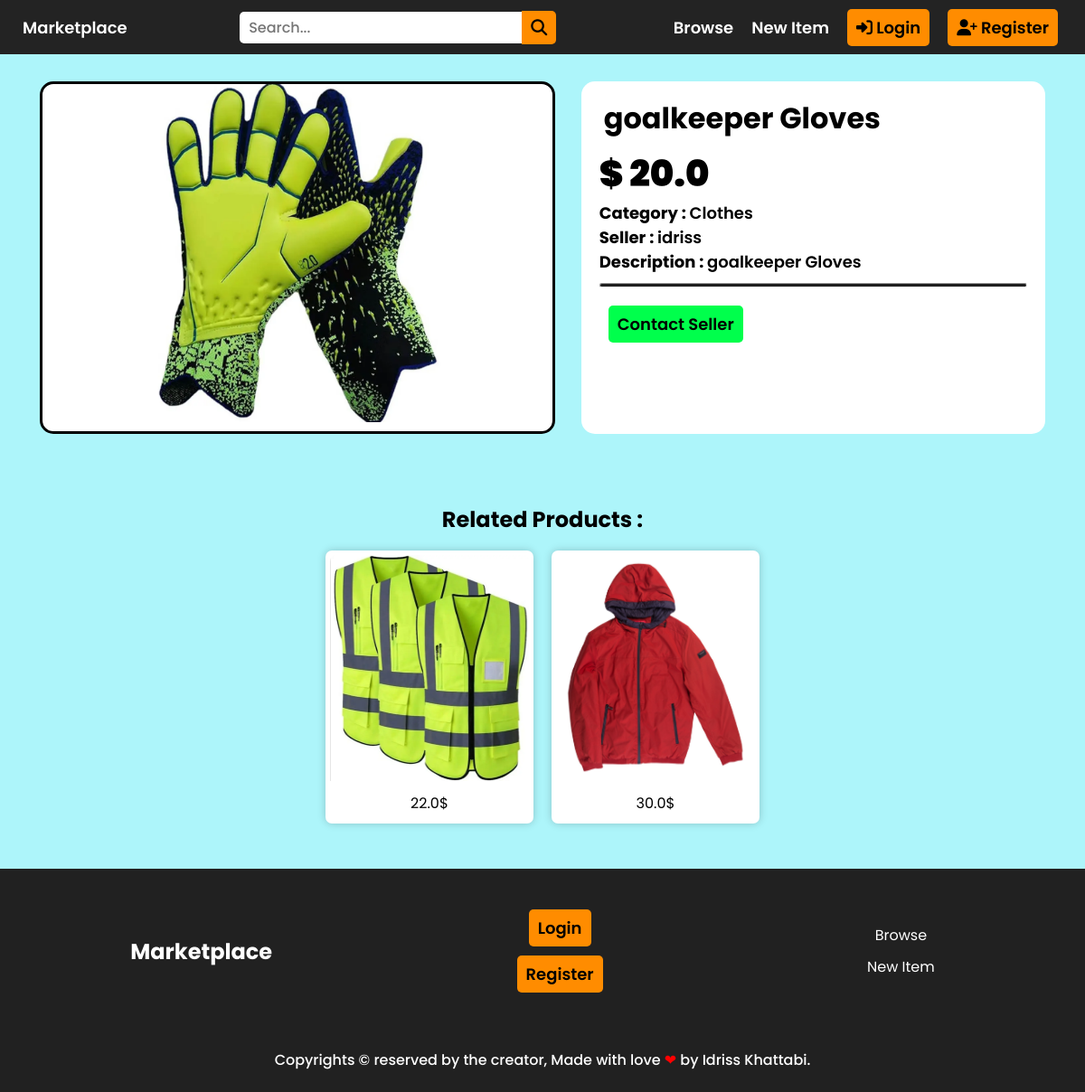
/item/2/, run on the app's committed database.
### Item/models.py (models this page shows, shortened)
class Item(models.Model):
    category = models.ForeignKey(Category, related_name='items', on_delete=models.CASCADE)
    name = models.CharField(max_length=255)
    description = models.TextField(blank=True, null=True)
    price = models.FloatField()
    image = models.ImageField(upload_to='item_images', blank=True, null=True)
    is_sold = models.BooleanField(default=False)
    created_by = models.ForeignKey(User, related_name='items', on_delete=models.CASCADE)
    created_at = models.DateTimeField(auto_now_add=True)
    class Meta:
        ordering = ('-created_at',)

class Category(models.Model):
    name = models.CharField(max_length=255)
    class Meta:
        ordering = ('name',)
        verbose_name_plural = 'Categories'

### Item/views.py (the view)
# urls.py: path('<int:pk>/', views.detail, name='detail'),
def detail(request, pk):
    item = get_object_or_404(Item, pk=pk)
    related_items = Item.objects.filter(category=item.category, is_sold=False).exclude(pk=pk)[0:3]
    context = {
        'product': item,
        'related_items': related_items
    }
    return render(request, 'item/detail.html', context)

### templates/item/detail.html (shortened to what this page needs)
{% extends 'base.html' %}
{% load static %}
{% block links %}
    <link rel="stylesheet" href="{% static 'css/item-detail.css' %}">
    <link rel="stylesheet" href="{% static 'css/product.css' %}">
    <link rel="stylesheet" href="{% static 'css/form.css' %}">
{% endblock links %}
{% block content %}
{% include 'header.html' %}
<main class="flex-ctr-clm">
    <div class="container">
        <div class="item-detail flex-sp-ard">
            <div class="item-img-container flex-ctr-clm">
                <div class="main-img flex-center">
                    <img src="{{ product.image.url }}" alt="product img" id="main-image">
                </div>
            </div>
            <div class="item-info flex-ctr-clm">
                <h1>{{ product.name }}</h1>
                <p class="price"> $ {{ product.price }} </p>
                <p> <strong> Category : </strong> {{ product.category.name }}</p>
                <p> <strong> Seller : </strong> {{ product.created_by }}</p>
                {% if product.description %}
                <p> <strong> Description : </strong>  {{ product.description }}</p>
                {% endif %}
                <hr style="height: 5px; border-radius: 5px; width: 100%; background-color: #1f1f1f; margin: 10px 0;">
                {% if request.user == product.created_by %}
                <div class="user-option">
                    <a href="{% url 'item:edit' product.id %}">
                        <button class="btn" style="background-color: rgb(0, 255, 76);">Edit</button>
                    </a>
                    <a href="{% url 'item:delete' product.id %}">
                        <button class="btn" style="background-color: red;">Delete</button>
                    </a>
                </div>
                {% else %}
                <div class="user-option">
                        <a href="{% url 'conversation:new' product.id %}"><button class="btn buy_now" style="background-color: rgb(0, 255, 76);">Contact Seller</button></a>
                </div>
                {% endif %}
            </div>
        </div>
        <div class="flex-clm-str related-items-container">
            <h2>Related Products : </h2>
            <div class="flex-ctr-wr products">
                {% for product in related_items %}
                   <div class="flex-ctr-clm product-container">
                        <a href="{% url 'item:detail' product.id %}" class="flex-ctr-clm product">
                            <div class="product-img-container">
                                <img src="{{ product.image.url }}" alt="{{ product.product_name }} image" class="product-img">
                            </div>
                            <div class="flex-ctr-clm product-info">
                                <p>{{ product.price }}$</p>
                            </div>
                        </a>
                   </div>
                {% endfor %}
            </div>
        </div>
    </div>
{% include 'footer.html' %}
{% endblock content %}

### static/css/item-detail.css (style rules this page uses)
main { padding: 0 !important; }
.item-detail { background-color: rgb(173, 245, 250); width: 100%; padding: 30px 10px; color: #000; align-items: flex-start; height: 450px; }
.item-detail .item-img-container { width: 50%; height: 100%; overflow: hidden; border-radius: 15px; border: 3px solid #000; background-color: #fff; }
.main-img { width: 100%; height: 380px; margin-bottom: 10px; overflow: hidden; }
.main-img img { width: 65%; height: 380px; }
.item-detail .item-info { background-color: #fff; width: 45%; padding: 10px 20px; border-radius: 15px; color: #000; justify-content: flex-start; align-items: flex-start; height: 100%; }
.item-detail .item-info p { margin: 0; padding: 0; font-size: 18px; font-weight: 600; }
.price { font-size: 40px !important; font-weight: 900 !important; }
.user-option { width: 100%; margin: 10px ; }
.related-items-container { background-color: rgb(173, 245, 250); width: 100%; padding: 40px 0; }
.buy_now { background-color: rgb(0, 4, 255); color: #fff; }

### static/css/product.css (style rules this page uses)
main { padding: 0%; padding-bottom: 40px; background-color: rgb(173, 245, 250); }
.products { width: 100%; }
.product-container { width: 230px; margin: 10px; }
.product { border-radius: 7px; padding: 5px; background-color: rgb(255, 255, 255); box-shadow: 0 0 10px 0 rgba(0, 0, 0, 0.2); transition: 0.3s; cursor: pointer; width: 100%; }
.product-img-container { width: 100%; max-height: 270px; overflow: hidden; border-radius: 7px; }
.product-img { width: 100%; height: 250px; }
.product-info { padding: 5px; color: #000; }
.product-info p, .product-info h3 { margin: 0; padding: 0; }

### static/css/form.css (style rules this page uses)
main { padding-bottom: 40px; background-color: rgb(173, 245, 250); }

### static/css/myCss-fm.css (style rules this page uses)
* { margin: 0; padding: 0; box-sizing: border-box; }
html, body { height: 100%; scroll-behavior: smooth; }
.flex-center { display: flex; align-items: center; justify-content: center; }
.flex-ctr-wr { display: flex; align-items: center; justify-content: center; flex-wrap: wrap; }
.flex-sp-ard { display: flex; align-items: center; justify-content: space-around; }
.flex-ctr-clm { display: flex; flex-direction: column; align-items: center; justify-content: center; }
.flex-clm-str { display: flex; flex-direction: column; align-items: center; justify-content: flex-start; }
.btn { padding: 7px 10px; font-size: 18px; cursor: pointer; border-radius: 5px; border: none; transition: all .4s ease; }
a { text-decoration: none; }
.btn { background-color: darkorange; color: black; font-weight: 600; }

### static/css/style.css (style rules this page uses)
:root { --color1 : #212121; --color2 : #fff; --color3 : #ff9900; }
* { font-family: 'Poppins', sans-serif; }
body { overflow-x: hidden; position: relative; min-height: 100vh; }
main { padding: 25px 0 15px; min-height: 500px; background-color: rgb(173, 245, 250); }
.container { max-width: 1300px; height: 100%; margin: 0 auto; padding: 0 20px; }
p, h1, h2 { padding: 7px 5px; }
.container { width: 100%; height: 100%; }
p { padding: 15px 0 10px; }

### data on the page
Item: image (picture), name "goalkeeper Gloves", price "20.0", category.name "Clothes", created_by "idriss", description "goalkeeper Gloves"
Item: image (picture), price "22.0"
Item: image (picture), price "30.0"
